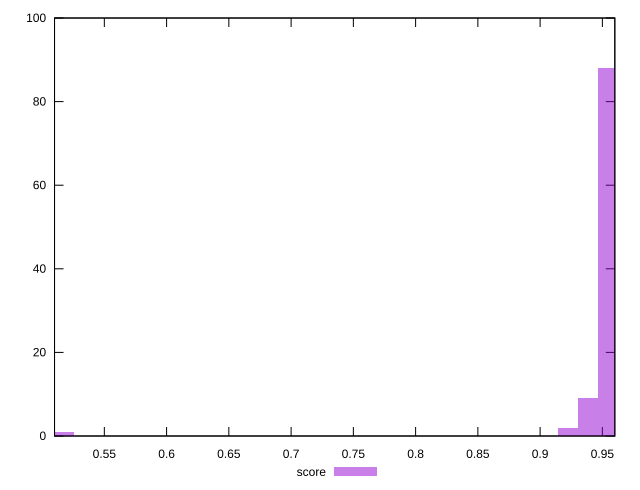

Source code (gnuplot):
reset

$score <<EOF
0.5177262286974899 1
0.9545577341609969 88
0.9383787895142004 9
0.9221998448674038 2
EOF

set key outside below
set boxwidth 0.016178944646796558
set xrange [0.51:0.96]
set yrange [0:100]
set trange [0:100]
set style fill transparent solid 0.5 noborder
set terminal svg size 640, 490 enhanced background rgb 'white'
set output "reports/report_00032_2021-02-25T10-28-15.087Z/total-blocking-time/samples/music/score/histogram.svg"

plot $score title "score" with boxes

reset
